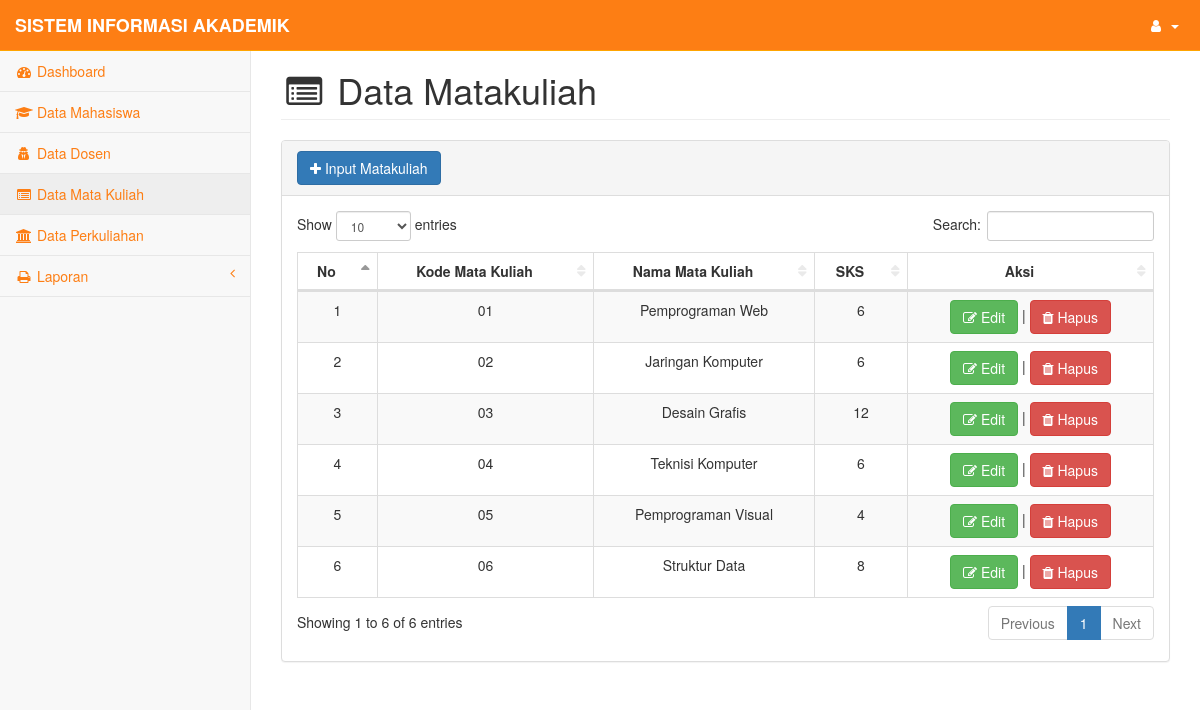
Page /pages/matakuliah.php (signed in) on the committed database.
### tables this page shows
CREATE TABLE `matakuliah` (
  `Kode_MK` varchar(6) NOT NULL,
  `Nama_MK` varchar(20) NOT NULL,
  `Sks` int(2) NOT NULL
);

### pages/functions.php (called while the page is built, shortened)
<?php
$koneksi = mysqli_connect("localhost", "root", "", "akademik");
function query ($query) {
	global $koneksi;
	$result = mysqli_query ($koneksi, $query);
	$rows = [];
	while ( $row = mysqli_fetch_assoc ($result)) {
		$rows [] = $row;
	}
	return $rows;
}
?>

### pages/matakuliah.php (the view, shortened to what this page needs)
<?php
require 'functions.php';
$matakuliah = query("SELECT * FROM matakuliah ORDER BY Kode_MK ASC");
?>
<!DOCTYPE html>
<html lang="en">
    <head>
        <link href="../css/bootstrap.min.css" rel="stylesheet">
        <link href="../css/metisMenu.min.css" rel="stylesheet">
        <link href="../css/dataTables/dataTables.bootstrap.css" rel="stylesheet">
        <link href="../css/dataTables/dataTables.responsive.css" rel="stylesheet">
        <link href="../css/startmin.css" rel="stylesheet">
        <link href="../css/font-awesome.min.css" rel="stylesheet" type="text/css">
    </head>
    <body>
        <div id="wrapper">
            <nav class="navbar navbar-inverse navbar-fixed-top" role="navigation" >
                <div class="navbar-header">
                    <a class="navbar-brand" style="color:white;" href="#">SISTEM INFORMASI AKADEMIK</a>
                </div>
                <ul class="nav navbar-right navbar-top-links">
                    <li class="dropdown">
                        <a class="dropdown-toggle" data-toggle="dropdown" href="#" style="color:white;">
                            <i class="fa fa-user fa-fw"></i>
                            <b class="caret"></b>
                        </a>
                    </li>
                </ul>
               <div class="navbar-default sidebar" role="navigation">
                    <div class="sidebar-nav navbar-collapse">
                        <ul class="nav" id="side-menu">
                            <li>
                                <a href="index.php"><i class="fa fa-dashboard fa-fw"></i> Dashboard</a>
                            </li>
                            <li>
                                <a href="mahasiswa.php"><i class="fa fa-graduation-cap fa-fw"></i> Data Mahasiswa</a>
                            </li>
                            <li>
                                <a href="dosen.php"><i class="fa fa-user-secret fa-fw"></i> Data Dosen</a>
                            </li>
                            <li>
                                <a href="matakuliah.php"><i class="fa fa-list-alt fa-fw"></i> Data Mata Kuliah</a>
                            </li>
                            <li>
                                <a href="perkuliahan.php"><i class="fa fa-university fa-fw"></i> Data Perkuliahan</a>
                            </li>
                            <li>
                                <a href="#"><i class="fa fa-print fa-fw"></i> Laporan<span class="fa arrow"></span></a>
                            </li>
                        </ul>
                    </div>
                </div>
            </nav>
            <div id="page-wrapper">
                <div class="container-fluid">
                    <div class="row">
                        <div class="col-lg-12">
                            <h1 class="page-header"><i class="fa fa-list-alt fa-fw"></i> Data Matakuliah</h1>
                        </div>
                    </div>
                    <div class="row">
                        <div class="col-lg-12">
                            <div class="panel panel-default">
                                <div class="panel-heading">
                                    <a href="matakuliah_input.php"><button type="button" class="btn btn-primary"><i class="fa fa-plus"></i> Input Matakuliah</button></a>
                                </div>
                                <div class="panel-body">
                                    <div class="table-responsive">
                                        <table class="table table-striped table-bordered table-hover" id="dataTables-example">
                                            <thead>
                                                <tr>
                                                    <th><div align="center">No</div></th>
                                                    <th><div align="center">Kode Mata Kuliah</div></th>
                                                    <th><div align="center">Nama Mata Kuliah</div></th>
                                                    <th><div align="center">SKS</div></th>
                                                    <th><div align="center">Aksi</div></th>
                                                </tr>
                                            </thead>
                                            <?php $i = 1; ?>
                                            <?php foreach ($matakuliah as $row) : ?>
                                            <tr>
                                                <td align="center"><?php echo $i; ?></td>
                                                <td align="center"><?php echo $row["Kode_MK"]; ?></td>
                                                <td align="center"><?php echo $row["Nama_MK"]; ?></td>
                                                <td align="center"><?php echo $row["Sks"]; ?></td>
                                                <td align="center">
                                                        <a style="text-decoration: none; color: white;" href="matakuliah_edit.php?Kode_MK=<?php echo $row["Kode_MK"]; ?>" >
                                                        <button class="btn btn-success">
                                                        <i class="fa fa-edit"></i> Edit
                                                    </button>
                                                        </a>
                                                        |
                                                        <a style="text-decoration: none; color: white;" href="matakuliah_hapus.php?Kode_MK=<?php echo $row["Kode_MK"]; ?>" onclick="return confirm('Hapus data matakuliah');" >
                                                        <button class="btn btn-danger">
                                                        <i class="fa fa-trash"></i> Hapus
                                                    </button>
                                                        </a>
                                                </td>
                                            </tr>
                                            <?php $i++; ?>
                                            <?php endforeach; ?>
                                        </table>
                                    </div>
                                </div>
                    </div>
                </div>
    </body>
</html>

### css/startmin.css (style rules this page uses)
body { background-color: #f8f8f8; }
#wrapper { width: 100%; }
#page-wrapper { padding-top: 30px; min-height: 568px; background-color: #fff; }
@media (min-width:768px) { #page-wrapper { position: inherit; margin-left: 250px; padding: 30px 15px 0 15px; border-left: 1px solid #e7e7e7; } }
.navbar-header { float: left; }
.navbar-right { text-align: right; }
.navbar-top-links { margin: 0; }
.navbar-top-links li { display: inline-block; }
.navbar-top-links li:last-child { margin-right: 6px; }
.navbar-top-links li a { padding: 15px; min-height: 50px; }
.navbar-top-links>li>a { color: #999; }
.sidebar .sidebar-nav.navbar-collapse { padding-right: 0; padding-left: 0; }
.sidebar ul li { border-bottom: 1px solid #e7e7e7; }
.sidebar ul li a.active { background-color: #eee; }
.sidebar .arrow { float: right; }
.sidebar .fa.arrow:before { content: "\f104"; }
@media (min-width:768px) { .sidebar { z-index: 1; position: absolute; width: 250px; margin-top: 51px; } }
table.dataTable thead .sorting, table.dataTable thead .sorting_asc, table.dataTable thead .sorting_desc, table.dataTable thead .sorting_asc_disabled, table.dataTable thead .sorting_desc_disabled { background: 0 0; }
table.dataTable thead .sorting_asc:after { content: "\f0de"; float: right; font-family: fontawesome; }
table.dataTable thead .sorting:after { content: "\f0dc"; float: right; font-family: fontawesome; color: rgba(50,50,50,.5); }

### pages/matakuliah.php (style rules this page uses)
.navbar-inverse { background-color: #fd7e14; border-color: orange; }
li a { color: #fd7e14;; }
.navbar-header a { font-weight: bold; }

### rows in the picture
matakuliah: Kode_MK "01", Nama_MK "Pemprograman Web", Sks "6"
matakuliah: Kode_MK "02", Nama_MK "Jaringan Komputer", Sks "6"
matakuliah: Kode_MK "03", Nama_MK "Desain Grafis", Sks "12"
matakuliah: Kode_MK "04", Nama_MK "Teknisi Komputer", Sks "6"
matakuliah: Kode_MK "05", Nama_MK "Pemprograman Visual", Sks "4"
matakuliah: Kode_MK "06", Nama_MK "Struktur Data", Sks "8"
